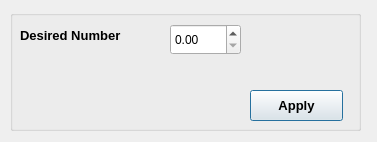
<?xml version="1.0" encoding="UTF-8"?>
<ui version="4.0">
 <class>Tab2Dialog</class>
 <widget class="QDialog" name="Tab2Dialog">
  <property name="geometry">
   <rect>
    <x>0</x>
    <y>0</y>
    <width>377</width>
    <height>142</height>
   </rect>
  </property>
  <property name="windowTitle">
   <string>Dialog</string>
  </property>
  <widget class="QGroupBox" name="groupBox">
   <property name="geometry">
    <rect>
     <x>10</x>
     <y>10</y>
     <width>351</width>
     <height>121</height>
    </rect>
   </property>
   <property name="title">
    <string/>
   </property>
   <widget class="QLabel" name="label">
    <property name="geometry">
     <rect>
      <x>10</x>
      <y>10</y>
      <width>141</width>
      <height>31</height>
     </rect>
    </property>
    <property name="font">
     <font>
      <pointsize>10</pointsize>
      <bold>true</bold>
     </font>
    </property>
    <property name="text">
     <string>Desired Number</string>
    </property>
   </widget>
   <widget class="QDoubleSpinBox" name="Norm_Number">
    <property name="geometry">
     <rect>
      <x>160</x>
      <y>14</y>
      <width>71</width>
      <height>31</height>
     </rect>
    </property>
   </widget>
   <widget class="QPushButton" name="pushButton">
    <property name="geometry">
     <rect>
      <x>240</x>
      <y>80</y>
      <width>93</width>
      <height>31</height>
     </rect>
    </property>
    <property name="font">
     <font>
      <pointsize>10</pointsize>
      <bold>true</bold>
     </font>
    </property>
    <property name="text">
     <string>Apply</string>
    </property>
   </widget>
  </widget>
 </widget>
 <resources/>
 <connections/>
</ui>
